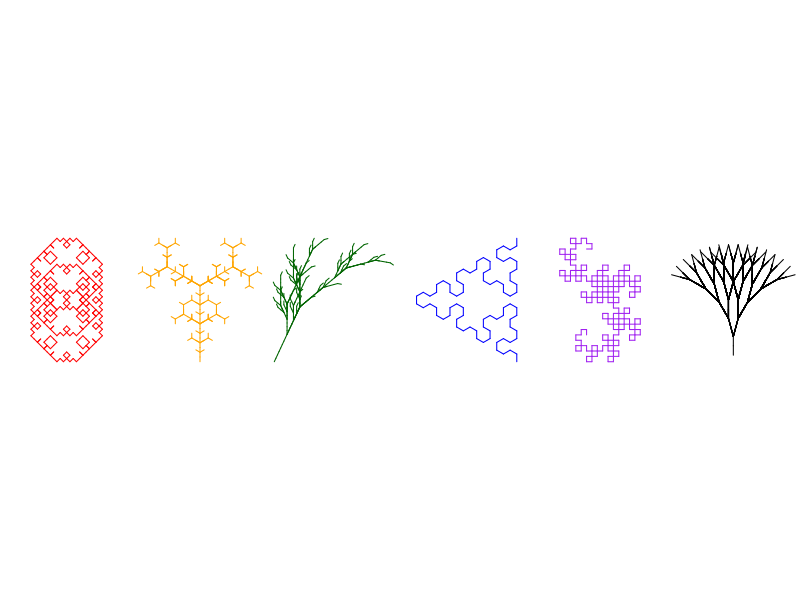
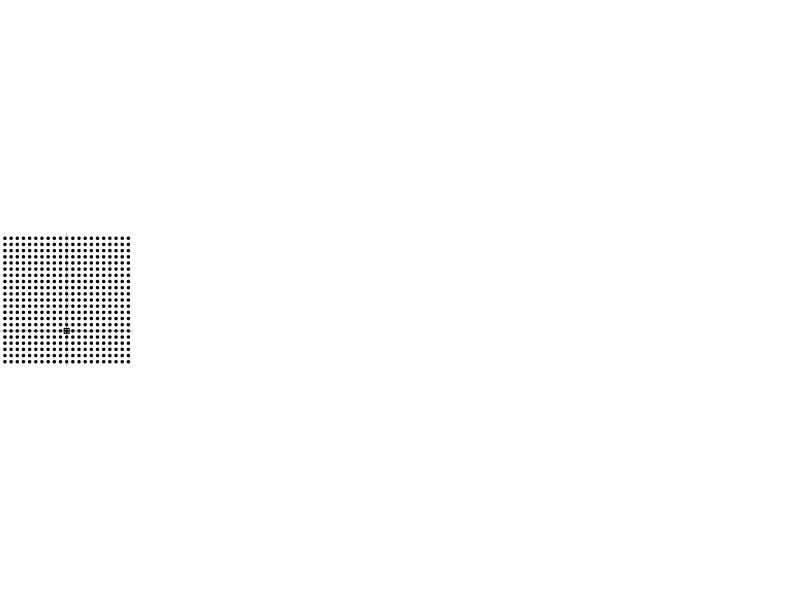

Here is the R script that generated these plots, in order: (Note: this script raises an error after producing the figures.)
## ---- chunk 1

getstr = function(start="A",
                  rules=list("A"="A[+A][-A]b","b"="[+C][-C]","C"="CC"),
                  n=10){
    st = start
    for(jj in 1:n){
        st2 = ""
        for(i in 1:nchar(st)){
            ch = substr(st,i,i)
            # cn = as.integer(charToRaw(ch))
            if(!is.null(rules[[ch]])){
                st2 = paste0(st2,rules[[ch]],collapse="")
            } else {
                st2 = paste0(st2,ch,collapse="")
            }
        }
        st = st2
    }
    return(st)
}

getxyc = function(string="AA+AA+AA+A+A",angle=pi/2,angle_initial=pi/2,col="blue"){
    switch = 1
    d = angle_initial
    x = 0
    y = 0
    xl = c(x)
    yl = c(y)
    cols = numeric()
    dsave = numeric()
    xsave = numeric()
    ysave = numeric()
    for(i in 1:nchar(string)){
        ch = substr(string,i,i)
        cn = as.integer(charToRaw(ch))
        if(cn>=as.integer(charToRaw("A")) && cn<=as.integer(charToRaw("L"))){
            cols = c(cols,col)
            x = x+cos(d)
            y = y+sin(d)
            xl = c(xl,x)
            yl = c(yl,y)
        }
        if(cn>=as.integer(charToRaw("M")) && cn<=as.integer(charToRaw("Z"))){
            cols = c(cols,"NA")
            x = x+cos(d)
            y = y+sin(d)
            xl = c(xl,x)
            yl = c(yl,y)
        }
        if(cn==as.integer(charToRaw("["))){
            dsave = c(dsave,d)
            xsave = c(xsave,x)
            ysave = c(ysave,y)
        }
        if(cn==as.integer(charToRaw("]"))){
            cols = c(cols,"NA")
            x = xsave[length(xsave)]
            y = ysave[length(ysave)]
            d = dsave[length(dsave)]
            if(length(xsave)>1){
                xsave = xsave[1:(length(xsave)-1)]
                ysave = ysave[1:(length(ysave)-1)]
                dsave = dsave[1:(length(dsave)-1)]
            } else {
                xsave = numeric()
                ysave = numeric()
                dsave = numeric()
            }
            xl = c(xl,x)
            yl = c(yl,y)
        }
        if(cn==as.integer(charToRaw("-"))){
            d = d-angle
        }
        if(cn==as.integer(charToRaw("+"))){
            d = d+angle
        }
        if(cn==as.integer(charToRaw("."))){
            switch = switch*(-1)
        }
    }
    
    xwid = max(xl)-min(xl)
    ywid = max(yl)-min(yl)
    xmid = (max(xl)+min(xl))/2
    ymid = (max(yl)+min(yl))/2
    wid = max(c(xwid,ywid))
    x2 = (xl-xmid)/wid*2
    y2 = (yl-ymid)/wid*2
    return(list(x2,y2,cols))
}

makeplot = function(xyc,lwd=1){
    x = xyc[[1]]
    y = xyc[[2]]
    c = xyc[[3]]
    plot(0,0,"n",xlim=c(-1,1),ylim=c(-1,1),axes=F,ann=F)
    # lines(x2,y2)
    for(i in 2:length(x)){
        lines(c(x[i-1],x[i]),c(y[i-1],y[i]),col=c[i-1])
    }
}
## ---- chunk 2
minus = 2
par(mfrow=c(1,6),mar=c(0,0,0,0),oma=c(0,0,0,0),pty="s")

start = c("A")
rules = list("A"="B-C-B-C-",
             "B"="B+B-",
             "C"="B")
s = getstr(start,rules,10-minus)
xyc = getxyc(s,pi/2,angle_initial=3*pi/4,col="red")
makeplot(xyc,lwd=0.3)

start = c("A")
rules = list("A"="AA[+A][-A]")
s = getstr(start,rules,n=6-minus)
xyc = getxyc(s,pi/3,angle_initial=pi/2,col="orange")
makeplot(xyc,lwd=0.3)

start = c("-x")
rules = list("x"="F+[[x]-x]-F[-Fx]+x",
             "F"="FF")
s = getstr(start,rules,n=6-minus)
xyc = getxyc(s,25/180*pi,angle_initial=pi/2,col="darkgreen")
makeplot(xyc,lwd=0.3)

start = c("A")
rules = list("A"="B-A-B",
             "B"="A+B+A")
s = getstr(start,rules,n=6-minus)
xyc = getxyc(s,pi/3,angle_initial=pi/2,col="blue")
makeplot(xyc,lwd=0.3)

start = c("F")
rules = list("F"="F+G",
             "G"="F-G")
s = getstr(start,rules,n=10-minus)
xyc = getxyc(s,pi/2,angle_initial=pi/2,col="purple")
makeplot(xyc,lwd=0.3)

start = c("A")
rules = list("A"="AB",
             "B"="[-A][+A]")
s = getstr(start,rules,n=13-minus)
xyc = getxyc(s,pi/12,angle_initial=pi/2,col="black")
makeplot(xyc,lwd=0.3)
## ---- chunk 3

cat("\\color{red}\n```
    0. A\n
    1. -B\n
    2. --AB\n
    3. ---B-AB\n
    4. ----AB--B-AB
```\n\\color{black}")

## ---- chunk 4
start = c("F")
rules = list("F"="FF[+F-F][-F+F]xF",
             "X"="XX")
s = getstr(start,rules,n=2)
s1 = substr(s,1,50)
s2 = substr(s,51,100)
s3 = substr(s,101,nchar(s))

getxyd = function(string="AA+AA+AA+A+A",angle=pi/2,angle_initial=pi/2,col="blue"){
    switch = 1
    d = angle_initial
    x = 0
    y = 0
    xl = c(x)
    yl = c(y)
    cols = numeric()
    dsave = numeric()
    xsave = numeric()
    ysave = numeric()
    for(i in 1:nchar(string)){
        ch = substr(string,i,i)
        cn = as.integer(charToRaw(ch))
        if(cn>=as.integer(charToRaw("A")) && cn<=as.integer(charToRaw("L"))){
            cols = c(cols,col)
            x = x+cos(d)
            y = y+sin(d)
            xl = c(xl,x)
            yl = c(yl,y)
        }
        if(cn>=as.integer(charToRaw("M")) && cn<=as.integer(charToRaw("Z"))){
            cols = c(cols,"NA")
            x = x+cos(d)
            y = y+sin(d)
            xl = c(xl,x)
            yl = c(yl,y)
        }
        if(cn==as.integer(charToRaw("["))){
            dsave = c(dsave,d)
            xsave = c(xsave,x)
            ysave = c(ysave,y)
        }
        if(cn==as.integer(charToRaw("]"))){
            cols = c(cols,"NA")
            x = xsave[length(xsave)]
            y = ysave[length(ysave)]
            d = dsave[length(dsave)]
            if(length(xsave)>1){
                xsave = xsave[1:(length(xsave)-1)]
                ysave = ysave[1:(length(ysave)-1)]
                dsave = dsave[1:(length(dsave)-1)]
            } else {
                xsave = numeric()
                ysave = numeric()
                dsave = numeric()
            }
            xl = c(xl,x)
            yl = c(yl,y)
        }
        if(cn==as.integer(charToRaw("-"))){
            d = d-angle
        }
        if(cn==as.integer(charToRaw("+"))){
            d = d+angle
        }
        if(cn==as.integer(charToRaw("."))){
            switch = switch*(-1)
        }
    }
    return(list(xl,yl,cols))
}

## ---- chunk 5
par(mar=c(0,0,0,0),oma=c(0,0,0,0))
plot(0,0,"n",axes=F,ann=F,xlim=c(-10,10),ylim=c(-5,15))
abline(h=0,col="grey")
abline(v=0,col="grey")
for(i in -10:10){
    for(j in -5:15){
        points(i,j,pch=19,cex=0.5)
    }
}
points(0,0,pch=12)

if(params$showsol){
    s = gsub("x","X",s,fixed=T)
    xyd = getxyd(s,angle=pi/2,col = "red")
    x = xyd[[1]]
    y = xyd[[2]]
    c = xyd[[3]]
    # lines(x2,y2)
    for(i in 2:length(x)){
        lines(c(x[i-1],x[i]),c(y[i-1],y[i]),col=c[i-1],lwd=3)
    }
}
